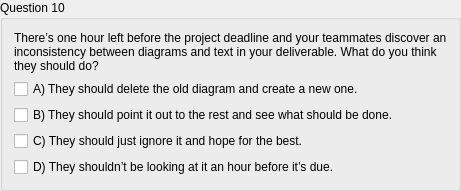
        <widget class="QGroupBox" name="groupBox_20">
         <property name="title">
          <string>Question 10</string>
         </property>
         <layout class="QGridLayout" name="gridLayout_22">
          <item row="3" column="0">
           <widget class="QCheckBox" name="checkBox_31">
            <property name="text">
             <string>C) They should just ignore it and hope for the best.</string>
            </property>
           </widget>
          </item>
          <item row="2" column="0">
           <widget class="QCheckBox" name="checkBox_30">
            <property name="text">
             <string>B) They should point it out to the rest and see what should be done.</string>
            </property>
           </widget>
          </item>
          <item row="1" column="0">
           <widget class="QCheckBox" name="checkBox_29">
            <property name="text">
             <string>A) They should delete the old diagram and create a new one.</string>
            </property>
           </widget>
          </item>
          <item row="0" column="0">
           <widget class="QLabel" name="label_21">
            <property name="text">
             <string>There’s one hour left before the project deadline and your teammates discover an
inconsistency between diagrams and text in your deliverable. What do you think
they should do?</string>
            </property>
           </widget>
          </item>
          <item row="4" column="0">
           <widget class="QCheckBox" name="checkBox_32">
            <property name="text">
             <string>D) They shouldn’t be looking at it an hour before it’s due.</string>
            </property>
           </widget>
          </item>
         </layout>
        </widget>
